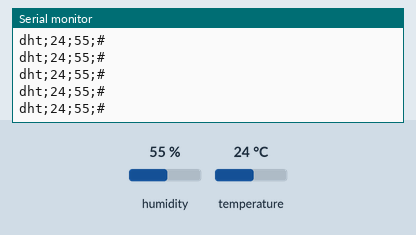
Bench run of a sketch on a simulated Arduino Uno, built with avr-gcc and run on an emulated ATmega328P. Parts: the last lines printed to the serial monitor. The test bench sets the inputs (shaded band); at power-on: humidity 55 %, temperature 24 °C.

Above: at 1.2 s.
1.3 s: humidity set to 22 %
At 2.1 s:
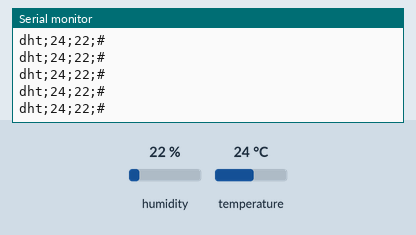
4.3 s: temperature set to 12 °C
At 4.8 s:
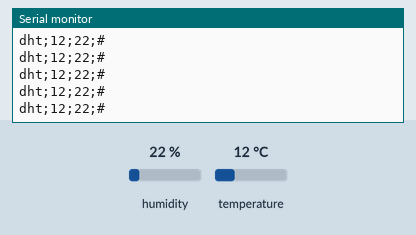
5.8 s: humidity set to 40 %
At 6.3 s:
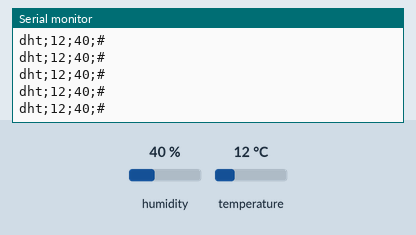
Timing chart, 0 to 8.8 s (numbered marks = the images above; inputs shaded):
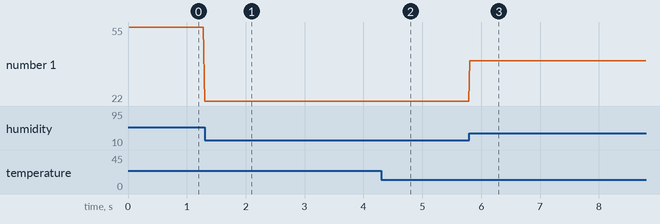

Measured:
- after the input at 1.3 s, the serial monitor: prints a new line at once (image 1)
- after the input at 4.3 s, the serial monitor: prints a new line at once (image 2)
- after the input at 5.8 s, the serial monitor: prints a new line at once (image 3)
- plotted number 1: 55 → 22 after the input at 1.3 s, 22 → 40 after the input at 5.8 s

The sketch:

dhtjava.ino
```cpp
#include <SimpleDHT.h>

// for DHT11,
//      VCC: 5V or 3V
//      GND: GND
//      DATA: 2
int pinDHT11 = 2;
SimpleDHT11 dht11;

void setup() {
  Serial.begin(9600);
}

void loop() {

  byte temperature = 0;
  byte humidity = 0;
  int err = SimpleDHTErrSuccess;
  if ((err = dht11.read(pinDHT11, &temperature, &humidity, NULL)) != SimpleDHTErrSuccess) {
    Serial.print("Read DHT11 failed, err="); Serial.println(err);delay(1000);
    return;
  }

  String datos = "dht;" + (String) temperature + ";" + (String) humidity + ";#";

  Serial.println(datos);

  //delay(1500);
}
```
